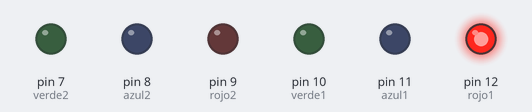
This sketch was run on a simulated Arduino Uno, built with avr-gcc and run on an emulated ATmega328P. Parts: output pins drawn as LEDs (lit = HIGH).

Above: at 0.5 s.
At 2.5 s:
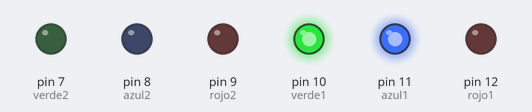
At 4.5 s:
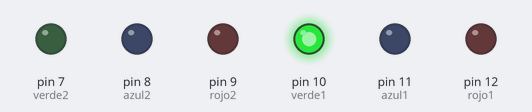
At 8.5 s:
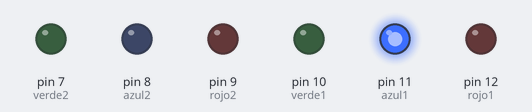
At 12.5 s:
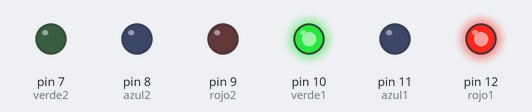
At 17.5 s:
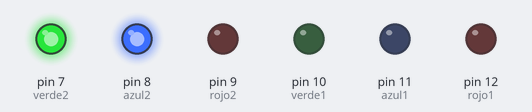
Timing chart, 0 to 18.2 s (numbered marks = the images above):
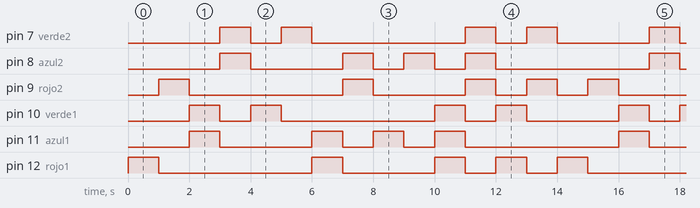

The sketch:

actividad_1e_mateo_villegas1.ino
```cpp
int rojo1 = 12;
int azul1 = 11;
int verde1 = 10;
int rojo2 = 9;
int azul2 = 8;
int verde2 = 7;

void setup()
{
  pinMode( rojo1, OUTPUT);
  pinMode( azul1, OUTPUT);
  pinMode( verde1, OUTPUT);
  pinMode( rojo2, OUTPUT);
  pinMode( azul2, OUTPUT);
  pinMode( verde2, OUTPUT);

}

void loop()
{
  digitalWrite( rojo1, HIGH );
  digitalWrite( azul1, LOW );
  digitalWrite( verde1, LOW );
  digitalWrite( rojo2, LOW );
  digitalWrite( azul2, LOW );
  digitalWrite( verde2, LOW );
  delay( 1000 );


  digitalWrite( rojo1, LOW );
  digitalWrite( azul1, LOW );
  digitalWrite( verde1, LOW );
  digitalWrite( rojo2, HIGH );
  digitalWrite( azul2, LOW );
  digitalWrite( verde2, LOW );
  delay( 1000 );

  digitalWrite( rojo1, LOW );
  digitalWrite( azul1, HIGH );
  digitalWrite( verde1, HIGH );
  digitalWrite( rojo2, LOW );
  digitalWrite( azul2, LOW );
  digitalWrite( verde2, LOW );
  delay( 1000 );


  digitalWrite( rojo1, LOW );
  digitalWrite( azul1, LOW );
  digitalWrite( verde1, LOW );
  digitalWrite( rojo2, LOW );
  digitalWrite( azul2, HIGH );
  digitalWrite( verde2, HIGH );
  delay( 1000 );


  digitalWrite( rojo1, LOW );
  digitalWrite( azul1, LOW );
  digitalWrite( verde1, HIGH );
  digitalWrite( rojo2, LOW );
  digitalWrite( azul2, LOW );
  digitalWrite( verde2, LOW );
  delay( 1000 );


  digitalWrite( rojo1, LOW );
  digitalWrite( azul1, LOW );
  digitalWrite( verde1, LOW );
  digitalWrite( rojo2, LOW );
  digitalWrite( azul2, LOW );
  digitalWrite( verde2, HIGH );
  delay( 1000 );


  digitalWrite( rojo1, HIGH );
  digitalWrite( azul1, HIGH );
  digitalWrite( verde1, LOW );
  digitalWrite( rojo2, LOW );
  digitalWrite( azul2, LOW );
  digitalWrite( verde2, LOW );
  delay( 1000 );


  digitalWrite( rojo1, LOW );
  digitalWrite( azul1, LOW );
  digitalWrite( verde1, LOW );
  digitalWrite( rojo2, HIGH );
  digitalWrite( azul2, HIGH );
  digitalWrite( verde2, LOW );
  delay( 1000 );


  digitalWrite( rojo1, LOW );
  digitalWrite( azul1, HIGH );
  digitalWrite( verde1, LOW );
  digitalWrite( rojo2, LOW );
  digitalWrite( azul2, LOW );
  digitalWrite( verde2, LOW );
  delay( 1000 );


  digitalWrite( rojo1, LOW );
  digitalWrite( azul1, LOW );
  digitalWrite( verde1, LOW );
  digitalWrite( rojo2, LOW );
  digitalWrite( azul2, HIGH );
  digitalWrite( verde2, LOW );
  delay( 1000 );


  digitalWrite( rojo1, HIGH );
  digitalWrite( azul1, HIGH );
  digitalWrite( verde1, HIGH );
  digitalWrite( rojo2, LOW );
  digitalWrite( azul2, LOW );
  digitalWrite( verde2, LOW );
  delay( 1000 );


  digitalWrite( rojo1, LOW );
  digitalWrite( azul1, LOW );
  digitalWrite( verde1, LOW );
  digitalWrite( rojo2, HIGH );
  digitalWrite( azul2, HIGH );
  digitalWrite( verde2, HIGH );
  delay( 1000 );


  digitalWrite( rojo1, HIGH );
  digitalWrite( azul1, LOW );
  digitalWrite( verde1, HIGH );
  digitalWrite( rojo2, LOW );
  digitalWrite( azul2, LOW );
  digitalWrite( verde2, LOW );
  delay( 1000 );


  digitalWrite( rojo1, LOW );
  digitalWrite( azul1, LOW );
  digitalWrite( verde1, LOW );
  digitalWrite( rojo2, HIGH );
  digitalWrite( azul2, LOW );
  digitalWrite( verde2, HIGH );
  delay( 1000 );

}
```

Measured:
- by itself, pin 8 (azul2), pin 11 (azul1): repeats every 14.0 s: LOW 3.0 s, 2 × (HIGH 1.0 s, LOW 1.0 s), HIGH 1.0 s, LOW 5.0 s, HIGH 1.0 s
- by itself, pin 9 (rojo2), pin 12 (rojo1): repeats every 14.0 s: LOW 5.0 s, HIGH 1.0 s, LOW 3.0 s, 2 × (HIGH 1.0 s, LOW 1.0 s), HIGH 1.0 s
- by itself, pin 7 (verde2), pin 10 (verde1): repeats every 14.0 s: LOW 1.0 s, HIGH 1.0 s, LOW 5.0 s, HIGH 1.0 s, LOW 1.0 s, HIGH 1.0 s, LOW 3.0 s, HIGH 1.0 s
